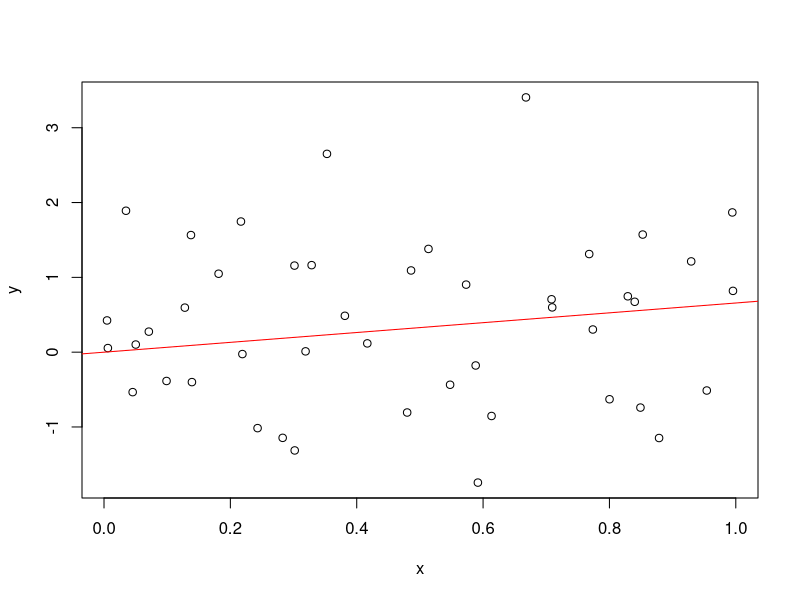

This chart was generated by the following R code:
rm(list=ls(all=TRUE))

n <- 45
b <- 1
sig_ep <- 1


e <- rnorm(n, mean = 0, sd = sig_ep)

x <- runif(n, min = 0, max = 1)

y <- (b*x) + e

formula <- y~x-1
plot(formula )
abline(lm(formula), col="red")

summary(lm(formula))
anova(lm(formula))
anova(lm(formula))[1,3]